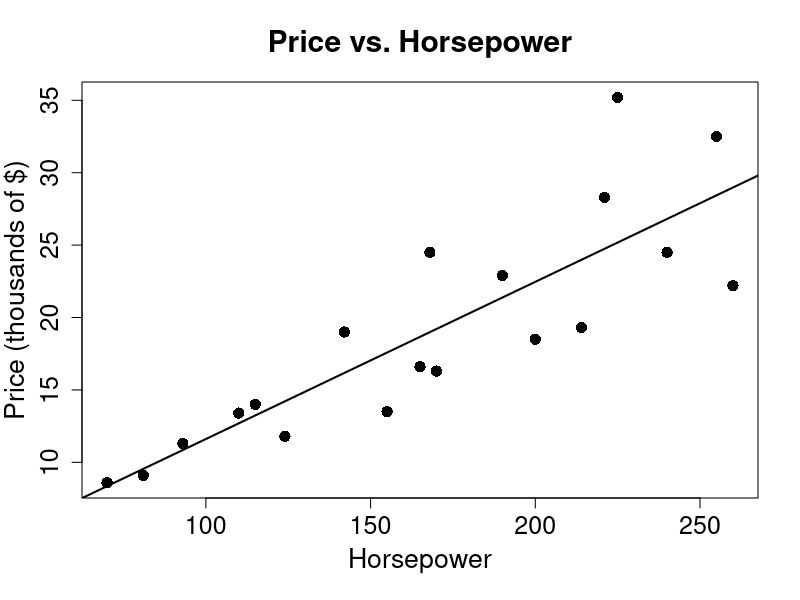
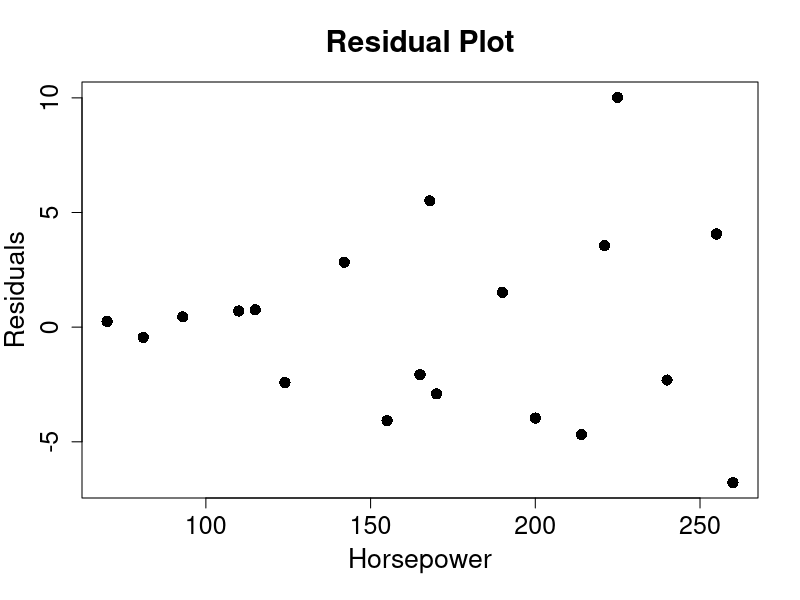
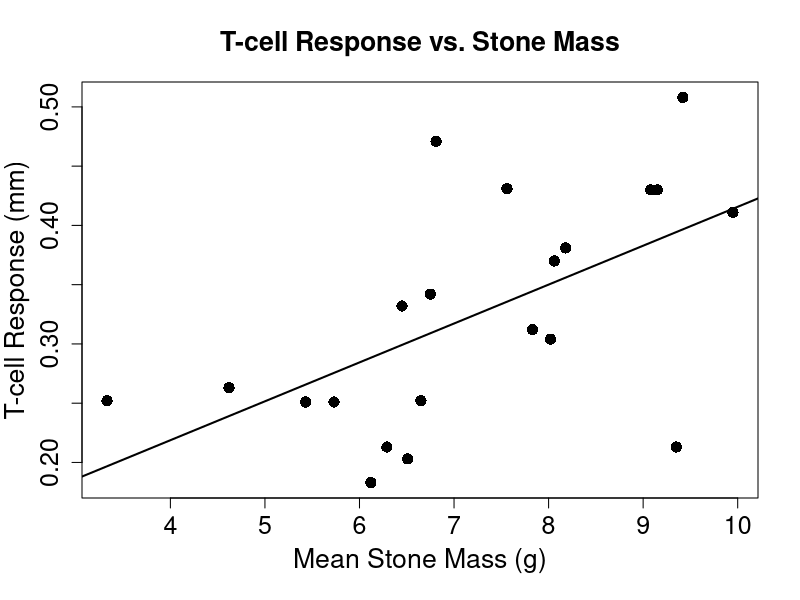
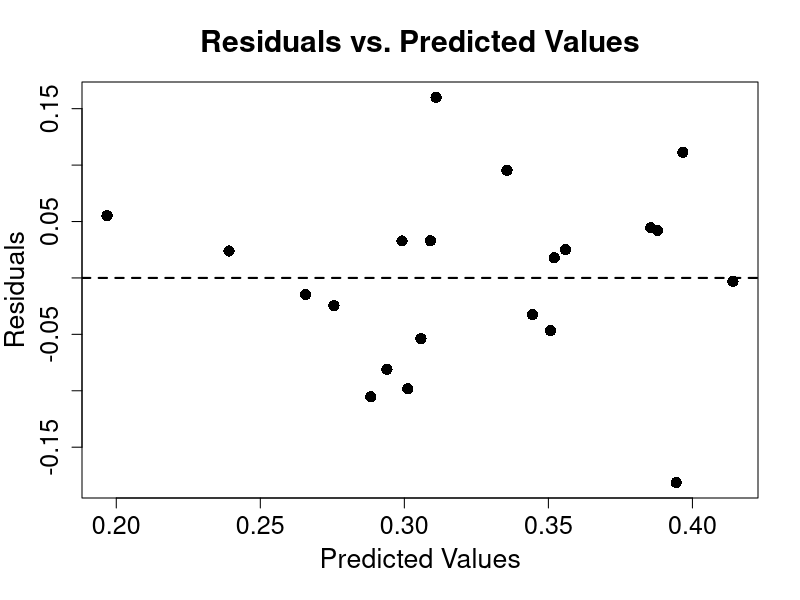
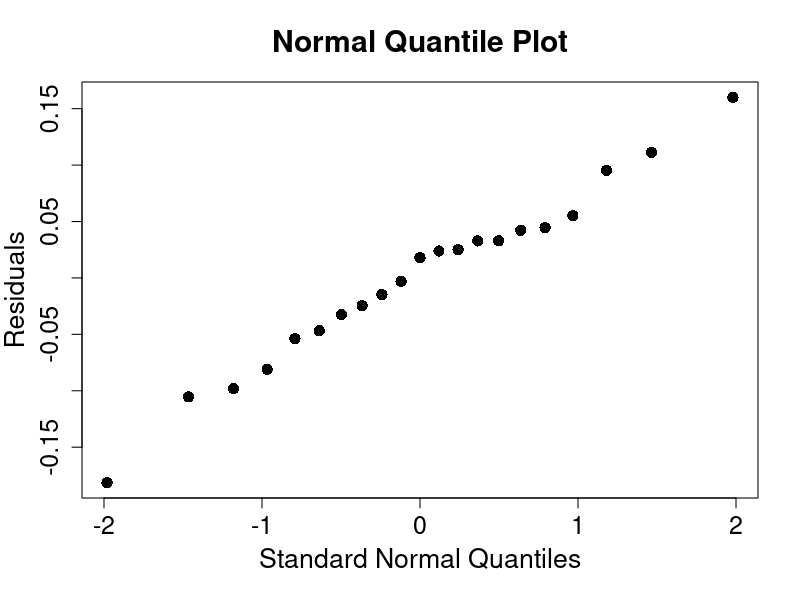

Write the R code that produced these figures, in order.
# ========== #
# Homework 3 #
# ========== #


# ==================== #
#     Problem 1        #
# ==================== #
horse <- read.csv("horsepower.txt",header=T)
attach(horse)

# Part (a): Scatterplot of price vs. horsepower
# =============================================
plot(horsepower,price,cex.axis=1.5,cex=1.5,     # Plots price vs. horsepower
     xlab="Horsepower",pch=16,cex.lab=1.6,ylab=    #   with axis labels, and a
       "Price (thousands of $)",cex.main=1.8,main=   #   title.
       "Price vs. Horsepower",mgp=c(2.7,1,0))

# Part (b): Regression of price and horsepower with plotted line
# ==============================================================
reg <- lm(price~horsepower)                     # Regresses price on horsepower
abline(reg,lwd=2)                               # Plots regression line

# Part (c): Prediction interval for the average price 
# ==============================================================
xval <- data.frame(horsepower=280)              # Specify an x value
pred <- predict(reg,xval,interval=              # Computes prediction interval for y at x
                  "prediction")


# Part (e): Residual plot
# =======================
plot(horsepower,reg$resid,cex.axis=1.5,cex=1.5, # Plots residuals vs. horsepower
     xlab="Horsepower",pch=16,cex.lab=1.6,ylab=    #   with axis labels, and a
       "Residuals",cex.main=1.8,main=                #   title.
       "Residual Plot",mgp=c(2.7,1,0))



# ==================== #
# Problem 2 #
# ==================== #
wheatears <- read.csv("wheatears.txt",      # Reads in the wheatears data
  header=T)
attach(wheatears)                           # Promotes the wheatears dataset


plot(mass,tcell,xlab="Mean Stone Mass (g)", # Scatterplot of T-cell Response
  ylab="T-cell Response (mm)",cex.lab=1.6,  #    vs. Stone Mass
  cex.axis=1.5,pch=16,cex=1.5,
  main="T-cell Response vs. Stone Mass",
  cex.main=1.6,mgp=c(2.7,1,0))

# Attempt transformation
exptcell=exp(tcell)
expmass=exp(mass)
reg <- lm(exptcell~expmass,data=wheatears)      
summary(reg)      
abline(reg,lwd=2)                         


reg <- lm(tcell~mass,data=wheatears)      # Regression of T-cell on stone mass
summary(reg)      
abline(reg,lwd=2)                         # Plots regression line


# Residual Analysis 
plot(reg$fitted,reg$resid,ylab="Residuals", 	# Residual plot
     xlab="Predicted Values",cex.lab=1.6,cex=1.5,
     pch=16,main="Residuals vs. Predicted Values",
     cex.main=1.8,cex.axis=1.5,mgp=c(2.7,1,0))
abline(h=0,lty=2,lwd=2)                       	# Plots the y=0 line

qqnorm(reg$resid,pch=16,ylab="Residuals",	# Normal quantile plot of model residuals
       xlab="Standard Normal Quantiles",       
       cex.lab=1.6,cex.axis=1.5,cex.main=1.8,
       main="Normal Quantile Plot",cex=1.5,mgp=c(2.7,1,0))

studres <- rstudent(reg)             # Vector of Studentized deleted residuals
wheatears[abs(studres)>2.1,]         # Display outlying obs





